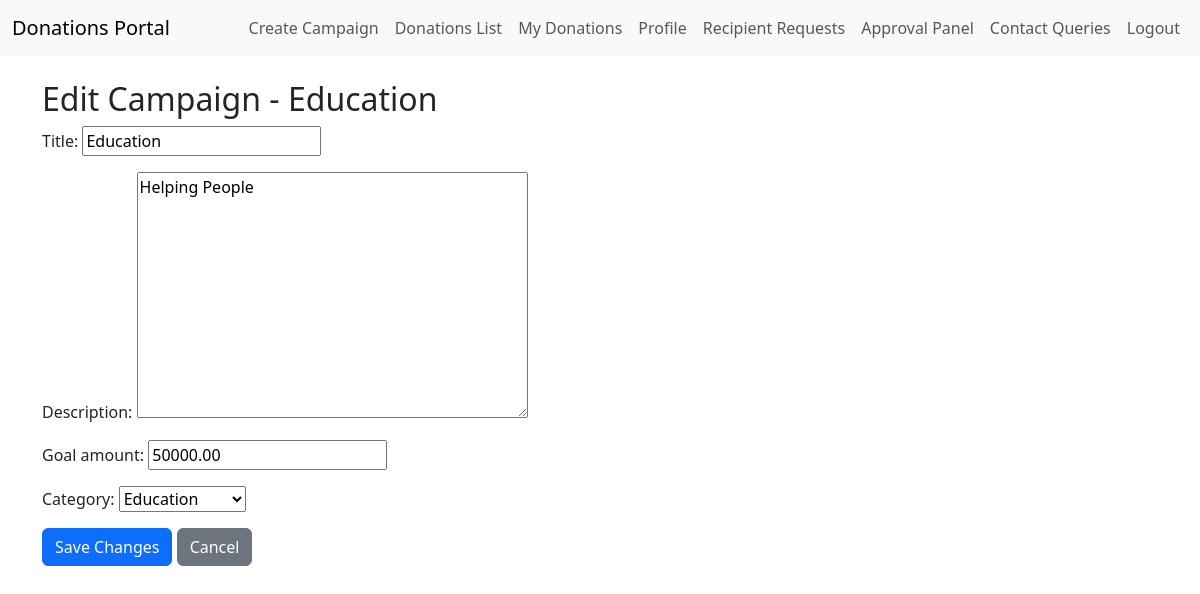
Screenshot of /edit-campaign/1/ (signed in) with the database file from the repository.
### DonationsApp/models.py (models this page shows, shortened)
class Campaign(models.Model):
    CATEGORY_CHOICES = [
        ('education', 'Education'),
        ('food', 'Food'),
        ('clothes', 'Clothes'),
        ('medical', 'Medical'),
        ('infrastructure', 'Infrastructure'),
        ('shelter', 'Shelter'),
    ]
    title = models.CharField(max_length=200)
    description = models.TextField()
    goal_amount = models.DecimalField(max_digits=10, decimal_places=2)
    collected_amount = models.DecimalField(max_digits=10, decimal_places=2, default=0)
    created_by = models.ForeignKey('auth.User', on_delete=models.CASCADE)
    category = models.CharField(max_length=30, choices=CATEGORY_CHOICES)  # ✅ Add this line

### DonationsApp/views.py (the view)
# urls.py: path('edit-campaign/<int:campaign_id>/', views.edit_campaign_view, name='edit_campaign'),
@staff_member_required
def edit_campaign_view(request, campaign_id):
    campaign = get_object_or_404(Campaign, id=campaign_id)
    if request.method == 'POST':
        form = CampaignForm(request.POST, instance=campaign)
        if form.is_valid():
            form.save()
            messages.success(request, 'Campaign updated successfully.')
            return redirect('dashboard')
    else:
        form = CampaignForm(instance=campaign)
    return render(request, 'edit_campaign.html', {'form': form, 'campaign': campaign})

### DonationsApp/forms.py
class CampaignForm(forms.ModelForm):
    class Meta:
        model = Campaign
        fields = ['title', 'description', 'goal_amount', 'category']

### DonationsApp/templates/edit_campaign.html (shortened to what this page needs)
    {% extends 'base.html' %}
    {% block content %}
    <h2>Edit Campaign - {{ campaign.title }}</h2>
    <form method="POST">
    {{ form.as_p }}
    <button type="submit" class="btn btn-primary">Save Changes</button>
    <a href="{% url 'dashboard' %}" class="btn btn-secondary">Cancel</a>
    </form>
    {% endblock %}

### rows the page displays
Campaign: title "Education", description "Helping People", goal_amount "50000.00", category "Education"
